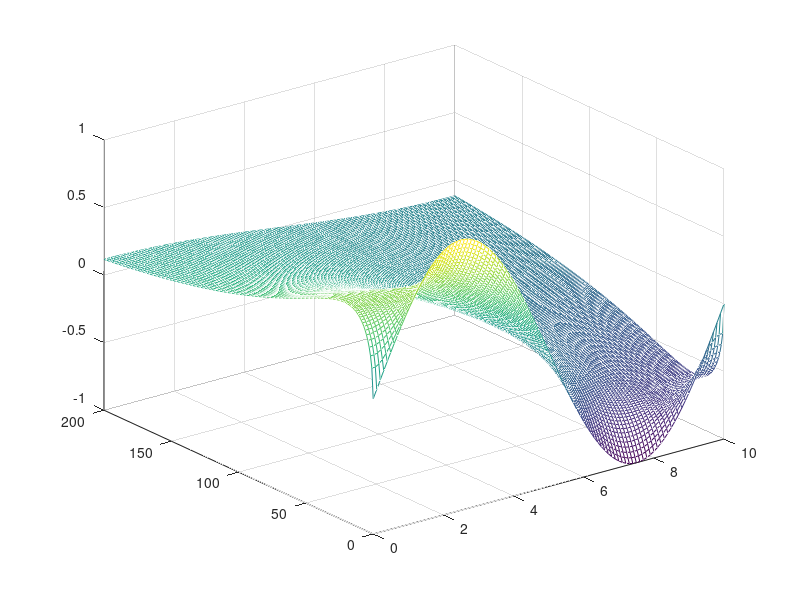

Here is the MATLAB script that generated this plot: (Note: this script raises an error after producing the figure.)
clc
clear

printfigure = 0;

Length = 10;  % Stablaenge
Time = 200;   % Zetiraum

step_length = 0.1;
step_time = 1;

x = 0 : step_length : Length;
t = 0 : step_time : Time;

N_length = length(x);
N_time = length(t);

k = 0.1;

f = zeros(N_time, N_length);
f(1,:) = sin(x / Length * 2 * pi);

A = step_length ^ 2 / (step_length ^ 2 + 2 * k * step_time);
B = (k * step_time) / (step_length ^ 2 + 2 * k * step_time);

H = speye(N_length * N_time);

for n = 2 : N_length - 1
    for m = 2 : N_time
        H(n+N_length*(m-1),n+N_length*(m-1)) = -1;
        H(n+N_length*(m-1),n+N_length*(m-2)) = A;
        H(n+N_length*(m-1),n+N_length*(m-1)-1) = B;
        H(n+N_length*(m-1),n+N_length*(m-1)+1) = B;
    end
end

length_edge = [1, N_length];
for n = 1 : 2
    for m = 2 : N_time
        H(length_edge(n)+N_length*(m-1),length_edge(n)+N_length*(m-1)) = -1;
        H(length_edge(n)+N_length*(m-1),length_edge(n)+N_length*(m-1)-sign(length_edge(n)-N_length/2)) = 1;
    end
end

b = zeros(N_length*N_time,1);
for n = 1 : N_length
    H(n,n) = 1;
    b(n) = f(1,n);
end

T = H\b;
for n = 1 : N_length
    for m = 2 : N_time
        f(m,n) = T(n+N_length*(m-1));
    end
end

figure
[X, Y] = meshgrid(x, t);
mesh(X,Y,f)
setmesh('Tempreature Distribution','$x$','$t$','$T$','TV_homo_fdm_Ttx',printfigure)
    